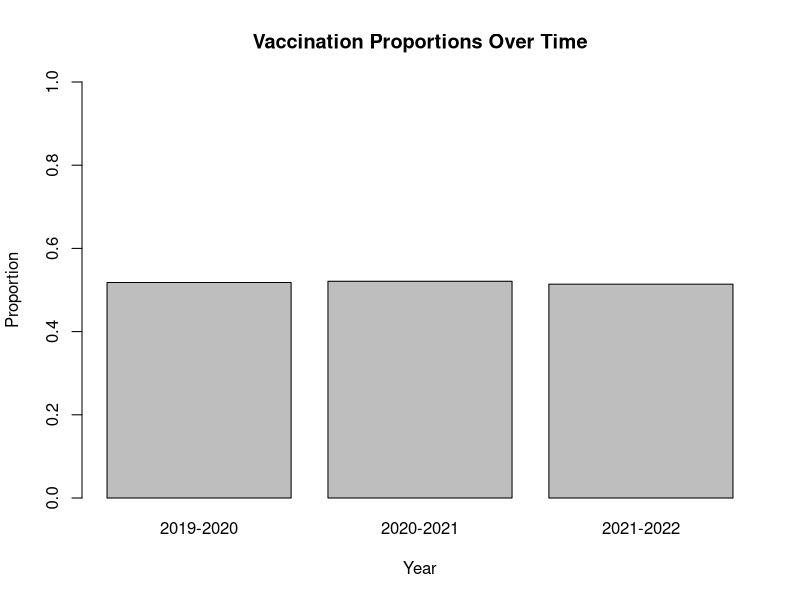

Write the R code that produced this figure.
proportions <- c(.518, .521, .514)
barplot(proportions,
main = "Vaccination Proportions Over Time",
xlab = "Year",
ylab = "Proportion",
ylim = c(0, 1),
names.arg = c("2019-2020", "2020-2021", "2021-2022"),
)